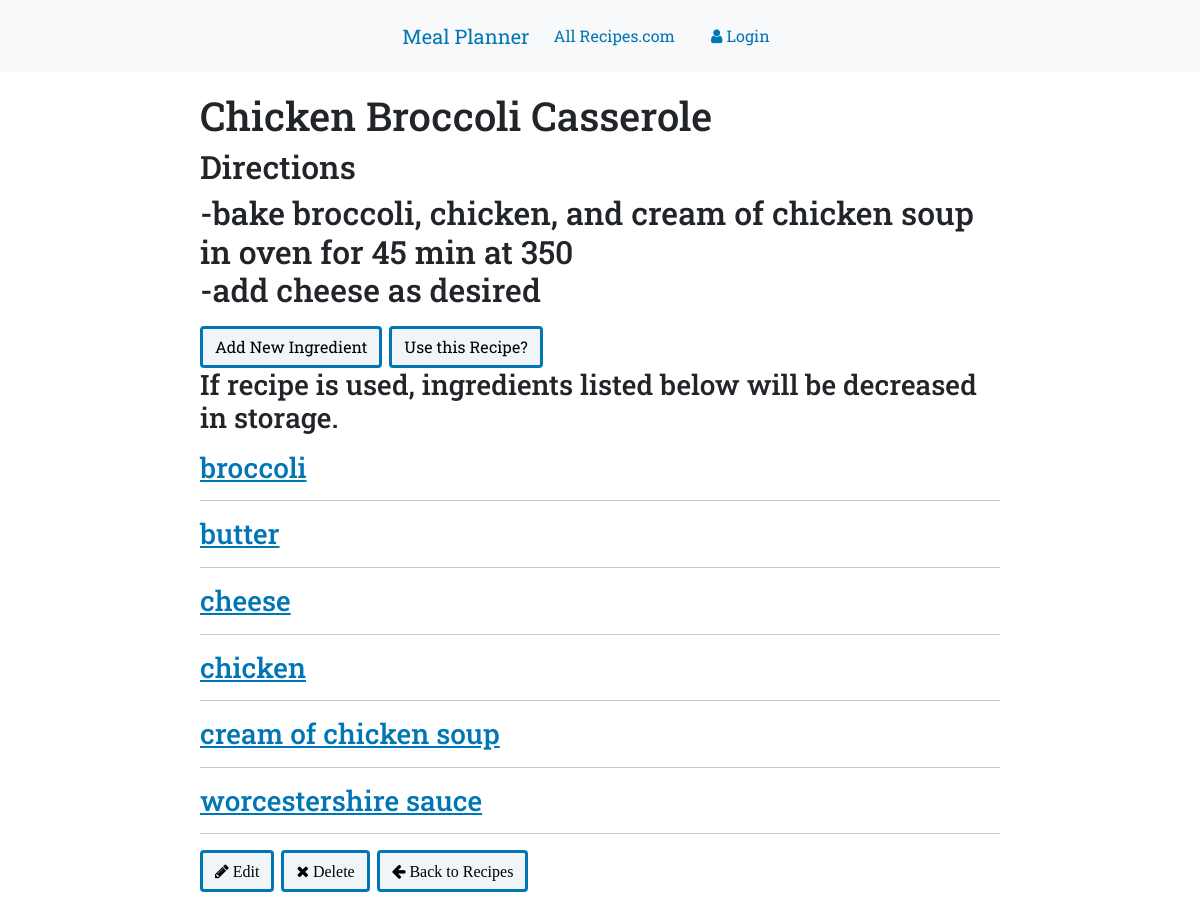
/recipe/1, run on the app's committed database.
### appFood/models.py (models this page shows, shortened)
class Recipe(models.Model):
    MAIN_DISH = 1
    BREAKFAST = 2
    LUNCH = 3
    SOUPS  = 4
    AMERICAN = 5
    ITALIAN = 6
    MEXICAN = 7
    ASIAN = 8
    RUSSIAN = 9
    EUROPEAN = 10
    DESSERTS = 11
    OTHER = 12
    CATEGORIES = (
        (MAIN_DISH, ('Main dishes')),
        (BREAKFAST, ('Breakfast')),
        (LUNCH, ('Lunch')),
        (SOUPS, ('Soups')),
        (AMERICAN, ('American or home style meals')),
        (ITALIAN, ('Italian')),
        (MEXICAN, ('Mexican')),
        (ASIAN, ('Asian, Chinese, Japanese, etc')),
        (RUSSIAN, ('Russian')),
        (EUROPEAN, ('European, any country')),
        (DESSERTS, ('Desserts and treats')),
        (OTHER, ('Other, anything')),
    )
    recipe_name = models.CharField(max_length=200)
    directions = models.TextField(max_length=3000)
    category_name = models.PositiveSmallIntegerField(choices = CATEGORIES, default = MAIN_DISH)
    class Meta:
        ordering = ['recipe_name']

class Ingredient(models.Model):
    ingredient_name = models.CharField(max_length=250)
    measurement_units = models.CharField(max_length=50)
    measurement_quantity = models.CharField(max_length=50)
    recipe = models.ManyToManyField(Recipe, related_name='ingredients')
    class Meta:
        ordering = ['ingredient_name']

### appFood/views.py (the view)
# urls.py: path('recipe/<int:pk>', views.RecipeDetailView.as_view(), name='recipe_detail'),
class RecipeDetailView(DetailView):
    model = Recipe

### appFood/templates/appFood/recipe_detail.html (shortened to what this page needs)
{% extends "appFood/base.html" %}
{% block content %}
<div class="content">
  <h1 class='detail name'>{{recipe.recipe_name}}</h1>
  <h2>Directions</h2>
  <h2 class='item list'>{{recipe.directions|safe|linebreaks}}</h2>
    <a class='btn btn-info' href="{% url 'ingredient_new' %}">Add New Ingredient</a>
    <a class='btn btn-info' href="{% url 'storage_decrease' pk=recipe.pk %}">Use this Recipe?</a>
    <h3>If recipe is used, ingredients listed below will be decreased in storage.</h3>
  {% for ingredient in recipe.ingredients.all %}
  <div class="item">
      <h3><a href="{% url 'ingredient_detail' pk=ingredient.pk %}">{{ ingredient.ingredient_name }}</a></h3>
  </div>
    <hr>
    {% empty %}
    <li>No Objects yet</li>
  {% endfor %}
  <a class='btn btn-primary' href="{% url 'recipe_edit' pk=recipe.pk %}">
    <span class="fa fa-pencil">  Edit  </span>
  </a>
  <a class='btn btn-primary' href="{% url 'recipe_remove' pk=recipe.pk %}">
    <span class="fa fa-remove">  Delete  </span>
  </a>
  <a class='btn btn-primary' href="{% url 'recipe_list' %}">
    <span class="fa fa-arrow-left">  Back to Recipes  </span>
  </a>
</div>
{% endblock %}

### appFood/static/css/food.css (style rules this page uses)
body { font-family: 'Roboto Slab', serif; }
.content { margin: 20px 200px 70px; }
.btn { outline: none; color: black; background-color: #f0f5f7; border: 3px solid #0076b5; box-shadow: 0 0 0 0; margin-right: 3px; }
a { color: #0076b5; }

### data on the page
Recipe: recipe_name "Chicken Broccoli Casserole", directions "-bake broccoli, chicken, and cream of chicken soup in oven for 45 min at 350 -add cheese as desired"
Ingredient: ingredient_name "broccoli"
Ingredient: ingredient_name "butter"
Ingredient: ingredient_name "cheese"
Ingredient: ingredient_name "chicken"
Ingredient: ingredient_name "cream of chicken soup"
Ingredient: ingredient_name "worcestershire sauce"
